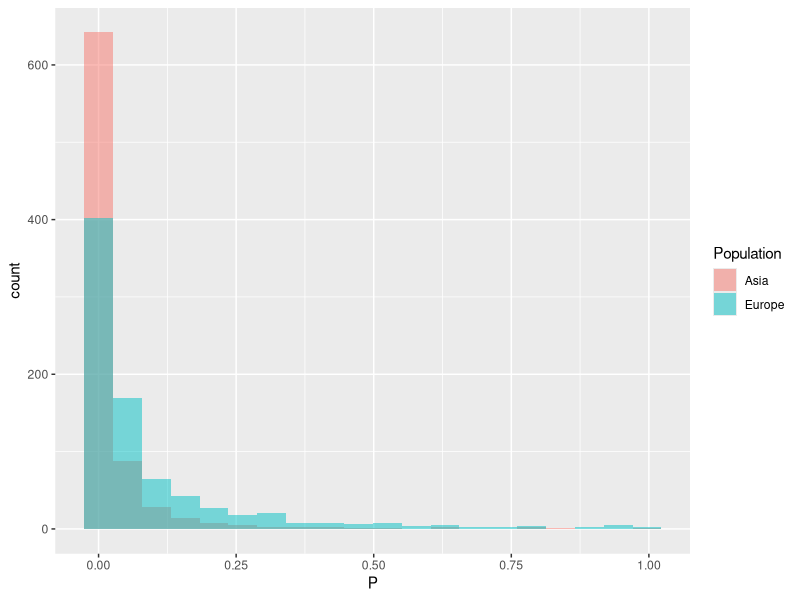
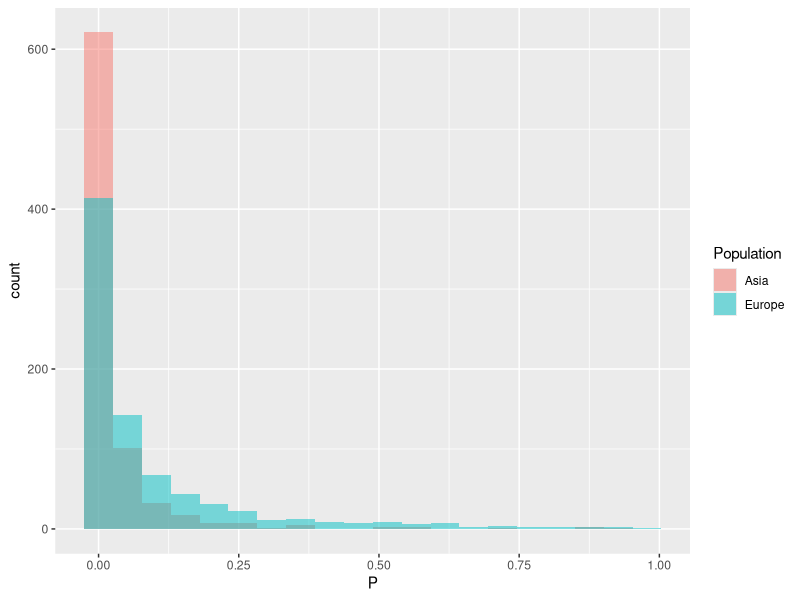

Generate these figures, in order, with R:
## ---- chunk 1
library(stats)
library(tidyverse)
library(kableExtra)

knitr::opts_chunk$set(echo = TRUE, dev = 'png', message = F, warning = F)
## ---- chunk 2
### Simulated the common Z and G
set.seed(100,sample.kind = "Rounding")
N <- 1000
G <- sample(c(0,1,2),size = N, replace = T, prob = c(0.49,0.42,0.09))
Z <- rnorm(N,sd = 3)


### Simulate each population's disease status based on Z and G
## Eur:
beta0 <- -0.5
betaZ <- 0.8
betaG <- 0.3
ylat_Eur <- beta0 + betaG*G + betaZ*Z + rlogis(N)
y_Eur <- ifelse(ylat_Eur >=0, 1, 0)

## Asia:
beta0 <- -0.5
betaZ <- 0.1
betaG <- 0.3
ylat_As <- beta0 + betaG*G + betaZ*Z + rlogis(N)
y_As <- ifelse(ylat_As >=0, 1, 0)



### Case control counts across populations:
t <- rbind(table(y_Eur),table(y_As)) %>% as_tibble()
rownames(t) <- c("Euro","Asia")
kableExtra::kable(t, caption = "Case Control Counts across populations") %>%
  kable_styling(latex_options = "HOLD_position", font_size = 10) 



### Case control ratio across genotypes:
t <- cbind(c(y_Eur,y_As),c(G,G)) %>% as_tibble()
colnames(t) <- c("Y","G")
t <- t %>% group_by(G) %>% summarise(ratio = sum(Y)/n())
kableExtra::kable(t, caption = "Case Control Ratio across genotypes") %>%
  kable_styling(latex_options = "HOLD_position", font_size = 10) 

## ---- chunk 3
## EU:
mod_Eur <- glm(y_Eur~Z + G, family = binomial(link = "logit"))
summary(mod_Eur)$coefficients[3,4]
## Asian:
mod_As <- glm(y_As~ Z + G, family = binomial(link = "logit"))
summary(mod_As)$coefficients[3,4]
## ---- chunk 4
## Euro:
beta0 <- -0.5
betaZ <- 0.8
betaG <- 0.3
### Theoretical Power
mod_Eur <- glm(y_Eur~Z + G, family = binomial(link = "logit"))
#### Get the design matrix:
X <- cbind(rep(1,N),mod_Eur$model[,-1])
### Compute the weight matrix W:
beta <- c(beta0,betaZ,betaG)
#beta <- as.numeric(mod_Eur$coefficients)
w <- c()
for (i in 1:N) {
  si <- as.numeric(as.numeric(X[i,]) %*% beta)
  w[i] <- (dlogis(si)^2)/(plogis(si)*(1-plogis(si)))
}
I <- as.matrix(t(X)) %*% diag(w,nrow = N,ncol = N) %*% as.matrix(X)
#### Invert to get the true covariance matrix 
V <- solve(I)
### Compute the power function:
delta <- sqrt(1/V[3,3])*(0-beta[3])
alpha <- 0.05
Power_EU <- 1- pnorm(delta - qnorm(alpha/2)) + pnorm(delta + qnorm(alpha/2))
Power_EU


## Asia:
beta0 <- -0.5
betaZ <- 0.1
betaG <- 0.3
### Theoretical Power
mod_As <- glm(y_As~ Z + G, family = binomial(link = "logit"))
#### Get the design matrix:
X <- cbind(rep(1,N),mod_As$model[,-1])
### Compute the weight matrix W:
beta <- c(beta0,betaZ,betaG)
#beta <- as.numeric(mod_As$coefficients)
w <- c()
for (i in 1:N) {
  si <- as.numeric(as.numeric(X[i,]) %*% beta)
  w[i] <- (dlogis(si)^2)/(plogis(si)*(1-plogis(si)))
}
I <- as.matrix(t(X)) %*% diag(w,nrow = N,ncol = N) %*% as.matrix(X)
#### Invert to get the true covariance matrix 
V <- solve(I)
### Compute the power function:
delta <- sqrt(1/V[3,3])*(0-beta[3])
alpha <- 0.05
Power_AS <- 1- pnorm(delta - qnorm(alpha/2)) + pnorm(delta + qnorm(alpha/2))
Power_AS
## ---- chunk 5
set.seed(100,sample.kind = "Rounding")
## Euro:
beta0 <- -0.5
betaZ <- 0.8
betaG <- 0.3
p1 <- c()
for (i in 1:800) {
  ylat_Eur_rep <- beta0 + betaG*G + betaZ*Z + rlogis(N)
  y_Eur_rep <- ifelse(ylat_Eur_rep >=0, 1, 0)
  mod <- glm(y_Eur_rep~Z+G, family = binomial(link = "logit"))
  p1[i] <- summary(mod)$coefficient[3,4]
}
emp_power <- mean(p1 <= alpha)
emp_power


set.seed(100,sample.kind = "Rounding")
## Asia:
beta0 <- -0.5
betaZ <- 0.1
betaG <- 0.3
p2 <- c()
for (i in 1:800) {
  ylat_As_rep <- beta0 + betaG*G + betaZ*Z + rlogis(N)
  y_As_rep <- ifelse(ylat_As_rep >=0, 1, 0)
  mod <- glm(y_As_rep~Z+G, family = binomial(link = "logit"))
  p2[i] <- summary(mod)$coefficient[3,4]
}
emp_power <- mean(p2 <= alpha)
emp_power
## ---- chunk 6
### Comparison:
pcomp <- tibble(P = c(p1,p2), Population = c(rep("Europe",800),rep("Asia",800)))
pcomp %>% ggplot(aes(x = P, fill = Population)) + geom_histogram(bins = 20, alpha=0.5, position="identity")
## ---- chunk 7
### Simulated the common Z and G
set.seed(100,sample.kind = "Rounding")
N <- 5000
G <- sample(c(0,1,2),size = N, replace = T, prob = c(0.49,0.42,0.09))
Z <- rnorm(N,sd = 3)
## Eur:
beta0 <- -0.5
betaZ <- 0.8
betaG <- 0.3
ylat_Eur <- beta0 + betaG*G + betaZ*Z + rlogis(N)
y_Eur <- ifelse(ylat_Eur >= 0, 1, 0)
Eur_controls <- tibble(Y = y_Eur, G = G, Z = Z) %>% filter(Y == 0) %>% sample_n(500)
Eur_cases <- tibble(Y = y_Eur, G = G, Z = Z) %>% filter(Y == 1) %>% sample_n(500)
EU_sample <- rbind(Eur_cases,Eur_controls)
mod_Eur <- glm(Y ~ Z + G,data = EU_sample, family = binomial(link = "logit"))
summary(mod_Eur)$coefficients[3,4]

## Asia:
set.seed(100,sample.kind = "Rounding")
beta0 <- -0.5
betaZ <- 0.1
betaG <- 0.3
ylat_As <- beta0 + betaG*G + betaZ*Z + rlogis(N)
y_As <- ifelse(ylat_As >= 0, 1, 0)
As_controls <- tibble(Y = y_As, G = G, Z = Z) %>% filter(Y == 0) %>% sample_n(500)
As_cases <- tibble(Y = y_As, G = G, Z = Z) %>% filter(Y == 1) %>% sample_n(500)
As_sample <- rbind(As_cases,As_controls)
mod_As <- glm(Y ~ Z + G,data = As_sample, family = binomial(link = "logit"))
summary(mod_As)$coefficients[3,4]

## ---- chunk 8
### Simulate each population's disease status based on Z and G
## Eur:
set.seed(100,sample.kind = "Rounding")
beta0 <- -0.5
betaZ <- 0.8
betaG <- 0.3
p1 <- c()
for (i in 1:800) {
  ylat_Eur <- beta0 + betaG*G + betaZ*Z + rlogis(N)
  y_Eur <- ifelse(ylat_Eur >=0, 1, 0)
  Eur_controls <- tibble(Y = y_Eur, G = G, Z = Z) %>% filter(Y == 0) %>% sample_n(500)
  Eur_cases <- tibble(Y = y_Eur, G = G, Z = Z) %>% filter(Y == 1) %>% sample_n(500)
  EU_sample <- rbind(Eur_cases,Eur_controls)
  mod_Eur <- glm(Y~Z + G,data = EU_sample, family = binomial(link = "logit"))
  p1[i] <- summary(mod_Eur)$coefficients[3,4]
}
emp_power <- mean(p1 <= alpha)
emp_power

## Asia:
set.seed(100,sample.kind = "Rounding")
beta0 <- -0.5
betaZ <- 0.1
betaG <- 0.3
p2 <- c()
for (i in 1:800) {
  ylat_As <- beta0 + betaG*G + betaZ*Z + rlogis(N)
  y_As <- ifelse(ylat_As >=0, 1, 0)
  As_controls <- tibble(Y = y_As, G = G, Z = Z) %>% filter(Y == 0) %>% sample_n(500)
  As_cases <- tibble(Y = y_As, G = G, Z = Z) %>% filter(Y == 1) %>% sample_n(500)
  As_sample <- rbind(As_cases,As_controls)
  mod_As <- glm(Y~Z + G,data = As_sample, family = binomial(link = "logit"))
  p2[i] <- summary(mod_As)$coefficients[3,4]
}
emp_power <- mean(p2 <= alpha)
emp_power

## ---- chunk 9
pcomp <- tibble(P = c(p1,p2), Population = c(rep("Europe",800),rep("Asia",800)))
pcomp %>% ggplot(aes(x = P, fill = Population)) + geom_histogram(bins = 20, alpha=0.5, position="identity")
